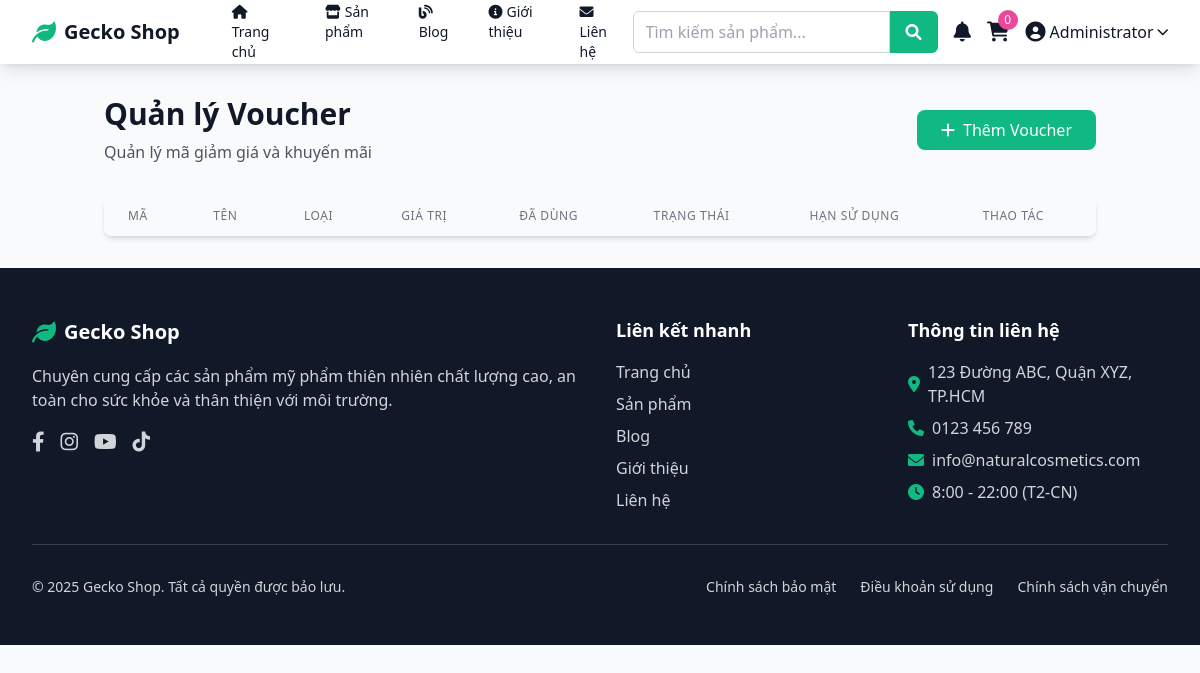
The page /admin/vouchers.php (signed in) on the database as committed earlier.
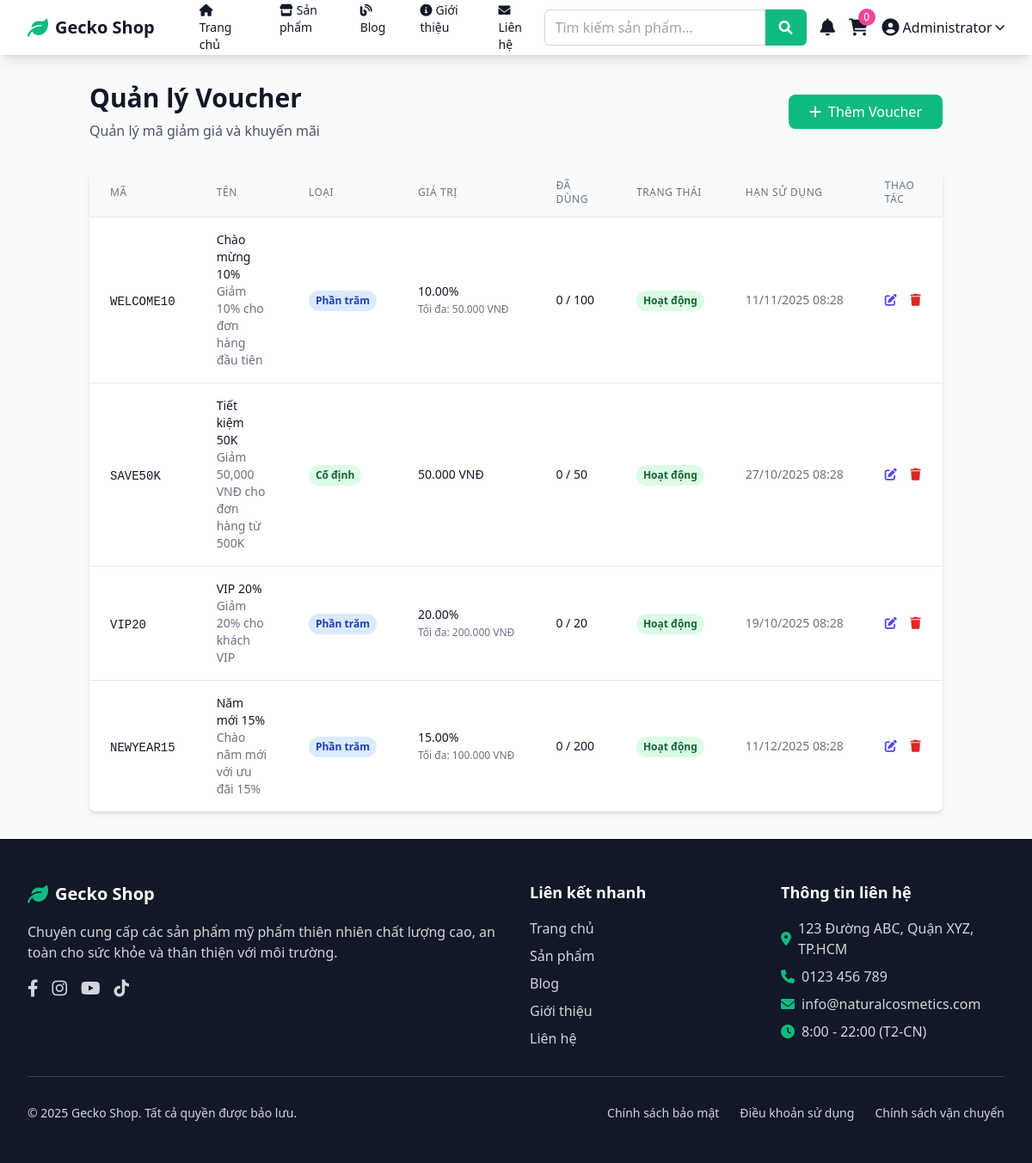
The same page on the database as committed later.
### tables this page shows
CREATE TABLE vouchers (
    id INT PRIMARY KEY AUTO_INCREMENT,
    code VARCHAR(50) UNIQUE NOT NULL,
    name VARCHAR(200) NOT NULL,
    description TEXT,
    type ENUM('percentage', 'fixed') NOT NULL,
    value DECIMAL(10,2) NOT NULL,
    min_order_amount DECIMAL(10,2) DEFAULT 0,
    max_discount DECIMAL(10,2) NULL,
    usage_limit INT NULL,
    used_count INT DEFAULT 0,
    is_active BOOLEAN DEFAULT TRUE,
    starts_at TIMESTAMP NULL,
    expires_at TIMESTAMP NULL,
    created_at TIMESTAMP DEFAULT CURRENT_TIMESTAMP,
    updated_at TIMESTAMP DEFAULT CURRENT_TIMESTAMP ON UPDATE CURRENT_TIMESTAMP
);

### config/database.php (called while the page is built, shortened)
<?php
function isLoggedIn() {
    return isset($_SESSION['user_id']);
}
function formatPrice($price) {
    return number_format($price, 0, ',', '.') . ' VNĐ';
}
?>

### admin/vouchers.php (the view, shortened to what this page needs)
<?php
require_once '../config/database.php';
$vouchers = $pdo->query("
    SELECT v.*,
           COUNT(vu.id) as total_used,
           (v.used_count - COUNT(vu.id)) as remaining_usage
    FROM vouchers v
    LEFT JOIN voucher_usage vu ON v.id = vu.voucher_id
    GROUP BY v.id
    ORDER BY v.created_at DESC
")->fetchAll();
include '../includes/header.php';
?>
<div class="container mx-auto px-4 py-8">
    <div class="flex justify-between items-center mb-8">
        <div>
            <h1 class="text-3xl font-bold text-gray-900">Quản lý Voucher</h1>
            <p class="text-gray-600 mt-2">Quản lý mã giảm giá và khuyến mãi</p>
        </div>
        <button onclick="openAddModal()"
                class="bg-primary text-white px-6 py-2 rounded-lg hover:bg-primary-dark transition-colors">
            <i class="fas fa-plus mr-2"></i>Thêm Voucher
        </button>
    </div>
    <div class="bg-white rounded-lg shadow-md overflow-hidden">
        <div class="overflow-x-auto">
            <table class="min-w-full divide-y divide-gray-200">
                <thead class="bg-gray-50">
                    <tr>
                        <th class="px-6 py-3 text-left text-xs font-medium text-gray-500 uppercase tracking-wider">Mã</th>
                        <th class="px-6 py-3 text-left text-xs font-medium text-gray-500 uppercase tracking-wider">Tên</th>
                        <th class="px-6 py-3 text-left text-xs font-medium text-gray-500 uppercase tracking-wider">Loại</th>
                        <th class="px-6 py-3 text-left text-xs font-medium text-gray-500 uppercase tracking-wider">Giá trị</th>
                        <th class="px-6 py-3 text-left text-xs font-medium text-gray-500 uppercase tracking-wider">Đã dùng</th>
                        <th class="px-6 py-3 text-left text-xs font-medium text-gray-500 uppercase tracking-wider">Trạng thái</th>
                        <th class="px-6 py-3 text-left text-xs font-medium text-gray-500 uppercase tracking-wider">Hạn sử dụng</th>
                        <th class="px-6 py-3 text-left text-xs font-medium text-gray-500 uppercase tracking-wider">Thao tác</th>
                    </tr>
                </thead>
                <tbody class="bg-white divide-y divide-gray-200">
                    <?php foreach ($vouchers as $voucher): ?>
                    <tr>
                        <td class="px-6 py-4 whitespace-nowrap">
                            <span class="font-mono text-sm font-medium text-gray-900"><?php echo htmlspecialchars($voucher['code']); ?></span>
                        </td>
                        <td class="px-6 py-4">
                            <div class="text-sm font-medium text-gray-900"><?php echo htmlspecialchars($voucher['name']); ?></div>
                            <?php if ($voucher['description']): ?>
                            <div class="text-sm text-gray-500"><?php echo htmlspecialchars($voucher['description']); ?></div>
                            <?php endif; ?>
                        </td>
                        <td class="px-6 py-4 whitespace-nowrap">
                            <span class="inline-flex px-2 py-1 text-xs font-semibold rounded-full
                                <?php echo $voucher['type'] == 'percentage' ? 'bg-blue-100 text-blue-800' : 'bg-green-100 text-green-800'; ?>">
                                <?php echo $voucher['type'] == 'percentage' ? 'Phần trăm' : 'Cố định'; ?>
                            </span>
                        </td>
                        <td class="px-6 py-4 whitespace-nowrap text-sm text-gray-900">
                            <?php if ($voucher['type'] == 'percentage'): ?>
                                <?php echo $voucher['value']; ?>%
                                <?php if ($voucher['max_discount']): ?>
                                    <br><span class="text-xs text-gray-500">Tối đa: <?php echo formatPrice($voucher['max_discount']); ?></span>
                                <?php endif; ?>
                            <?php else: ?>
                                <?php echo formatPrice($voucher['value']); ?>
                            <?php endif; ?>
                        </td>
                        <td class="px-6 py-4 whitespace-nowrap text-sm text-gray-900">
                            <?php echo $voucher['total_used']; ?>
                            <?php if ($voucher['usage_limit']): ?>
                                / <?php echo $voucher['usage_limit']; ?>
                            <?php endif; ?>
                        </td>
                        <td class="px-6 py-4 whitespace-nowrap">
                            <form method="POST" class="inline">
                                <button type="submit" class="inline-flex px-2 py-1 text-xs font-semibold rounded-full
                                    <?php echo $voucher['is_active'] ? 'bg-green-100 text-green-800' : 'bg-red-100 text-red-800'; ?>">
                                    <?php echo $voucher['is_active'] ? 'Hoạt động' : 'Tạm dừng'; ?>
                                </button>
                            </form>
                        </td>
                        <td class="px-6 py-4 whitespace-nowrap text-sm text-gray-500">
                            <?php if ($voucher['expires_at']): ?>
                                <?php echo date('d/m/Y H:i', strtotime($voucher['expires_at'])); ?>
                            <?php else: ?>
                                Không giới hạn
                            <?php endif; ?>
                        </td>
                        <td class="px-6 py-4 whitespace-nowrap text-sm font-medium">
                            <button class="text-indigo-600 hover:text-indigo-900 mr-3 edit-btn"
                                    data-voucher='<?php echo json_encode($voucher, JSON_HEX_APOS | JSON_HEX_QUOT); ?>'>
                                <i class="fas fa-edit"></i>
                            </button>
                            <button onclick="deleteVoucher(<?php echo $voucher['id']; ?>)"
                                    class="text-red-600 hover:text-red-900">
                                <i class="fas fa-trash"></i>
                            </button>
                        </td>
                    </tr>
                    <?php endforeach; ?>
                </tbody>
            </table>
        </div>
    </div>
</div>
<?php include '../includes/footer.php'; ?>

### includes/header.php (shortened to what this page needs)
<?php require_once __DIR__ . '/../config/database.php'; ?>
<!DOCTYPE html>
<html lang="vi">
<head>
    <script src="https://cdn.tailwindcss.com"></script>
    <link rel="stylesheet" href="https://cdnjs.cloudflare.com/ajax/libs/font-awesome/6.0.0/css/all.min.css">
</head>
<body class="bg-gray-50">
    <nav class="bg-white shadow-lg sticky top-0 z-50">
        <div class="max-w-7xl mx-auto px-4 sm:px-6 lg:px-8">
            <div class="flex justify-between items-center h-16">
                <div class="flex-shrink-0">
                    <a href="index.php" class="flex items-center">
                        <i class="fas fa-leaf text-primary text-2xl mr-2"></i>
                        <span class="text-xl font-bold text-gray-900"><?php echo SITE_NAME; ?></span>
                    </a>
                </div>
                <div class="hidden md:block">
                    <div class="ml-10 flex items-baseline space-x-4">
                        <a href="index.php" class="text-gray-900 hover:text-primary px-3 py-2 rounded-md text-sm font-medium transition-colors">
                            <i class="fas fa-home mr-1"></i>Trang chủ
                        </a>
                        <a href="products.php" class="text-gray-900 hover:text-primary px-3 py-2 rounded-md text-sm font-medium transition-colors">
                            <i class="fas fa-store mr-1"></i>Sản phẩm
                        </a>
                        <a href="blog.php" class="text-gray-900 hover:text-primary px-3 py-2 rounded-md text-sm font-medium transition-colors">
                            <i class="fas fa-blog mr-1"></i>Blog
                        </a>
                        <a href="about.php" class="text-gray-900 hover:text-primary px-3 py-2 rounded-md text-sm font-medium transition-colors">
                            <i class="fas fa-info-circle mr-1"></i>Giới thiệu
                        </a>
                        <a href="contact.php" class="text-gray-900 hover:text-primary px-3 py-2 rounded-md text-sm font-medium transition-colors">
                            <i class="fas fa-envelope mr-1"></i>Liên hệ
                        </a>
                    </div>
                </div>
                <div class="flex items-center space-x-4">
                    <div class="hidden md:block">
                        <form action="search.php" method="GET" class="flex">
                            <input type="text" name="q" placeholder="Tìm kiếm sản phẩm..."
                                   class="px-3 py-2 border border-gray-300 rounded-l-md focus:outline-none focus:ring-2 focus:ring-primary focus:border-transparent">
                            <button type="submit" class="px-4 py-2 bg-primary text-white rounded-r-md hover:bg-green-600 transition-colors">
                                <i class="fas fa-search"></i>
                            </button>
                        </form>
                    </div>
                    <?php if (isLoggedIn()): ?>
                        <div class="relative">
                            <button id="notification-button" class="relative text-gray-900 hover:text-primary transition-colors">
                                <i class="fas fa-bell text-xl"></i>
                            </button>
                        </div>
                    <?php endif; ?>
                    <a href="cart.php" class="relative text-gray-900 hover:text-primary transition-colors">
                        <i class="fas fa-shopping-cart text-xl"></i>
                        <span class="absolute -top-2 -right-2 bg-accent text-white text-xs rounded-full h-5 w-5 flex items-center justify-center" id="cart-count">0</span>
                    </a>
                    <?php if (isLoggedIn()): ?>
                        <div class="relative">
                            <button id="user-menu-button" aria-haspopup="true" aria-expanded="false" type="button" class="flex items-center text-gray-900 hover:text-primary transition-colors focus:outline-none">
                                <i class="fas fa-user-circle text-xl mr-1"></i>
                                <span class="hidden md:block"><?php echo htmlspecialchars($_SESSION['user_name']); ?></span>
                                <i class="fas fa-chevron-down ml-1 text-xs"></i>
                            </button>
                        </div>
                    <?php else: ?>
                        <a href="login.php" class="text-gray-900 hover:text-primary transition-colors">
                            <i class="fas fa-sign-in-alt mr-1"></i>Đăng nhập
                        </a>
                    <?php endif; ?>
                </div>
            </div>
        </div>
    </nav>

### includes/footer.php (shortened to what this page needs)
    <footer class="bg-gray-900 text-white">
        <div class="max-w-7xl mx-auto px-4 sm:px-6 lg:px-8 py-12">
            <div class="grid grid-cols-1 md:grid-cols-4 gap-8">
                <div class="col-span-1 md:col-span-2">
                    <div class="flex items-center mb-4">
                        <i class="fas fa-leaf text-primary text-2xl mr-2"></i>
                        <span class="text-xl font-bold"><?php echo SITE_NAME; ?></span>
                    </div>
                    <p class="text-gray-300 mb-4">
                        Chuyên cung cấp các sản phẩm mỹ phẩm thiên nhiên chất lượng cao,
                        an toàn cho sức khỏe và thân thiện với môi trường.
                    </p>
                    <div class="flex space-x-4">
                        <a href="#" class="text-gray-300 hover:text-primary transition-colors">
                            <i class="fab fa-facebook-f text-xl"></i>
                        </a>
                        <a href="#" class="text-gray-300 hover:text-primary transition-colors">
                            <i class="fab fa-instagram text-xl"></i>
                        </a>
                        <a href="#" class="text-gray-300 hover:text-primary transition-colors">
                            <i class="fab fa-youtube text-xl"></i>
                        </a>
                        <a href="#" class="text-gray-300 hover:text-primary transition-colors">
                            <i class="fab fa-tiktok text-xl"></i>
                        </a>
                    </div>
                </div>
                <div>
                    <h3 class="text-lg font-semibold mb-4">Liên kết nhanh</h3>
                    <ul class="space-y-2">
                        <li><a href="index.php" class="text-gray-300 hover:text-primary transition-colors">Trang chủ</a></li>
                        <li><a href="products.php" class="text-gray-300 hover:text-primary transition-colors">Sản phẩm</a></li>
                        <li><a href="blog.php" class="text-gray-300 hover:text-primary transition-colors">Blog</a></li>
                        <li><a href="about.php" class="text-gray-300 hover:text-primary transition-colors">Giới thiệu</a></li>
                        <li><a href="contact.php" class="text-gray-300 hover:text-primary transition-colors">Liên hệ</a></li>
                    </ul>
                </div>
                <div>
                    <h3 class="text-lg font-semibold mb-4">Thông tin liên hệ</h3>
                    <div class="space-y-2">
                        <div class="flex items-center">
                            <i class="fas fa-map-marker-alt text-primary mr-2"></i>
                            <span class="text-gray-300">123 Đường ABC, Quận XYZ, TP.HCM</span>
                        </div>
                        <div class="flex items-center">
                            <i class="fas fa-phone text-primary mr-2"></i>
                            <span class="text-gray-300">0123 456 789</span>
                        </div>
                        <div class="flex items-center">
                            <i class="fas fa-envelope text-primary mr-2"></i>
                            <span class="text-gray-300">info@naturalcosmetics.com</span>
                        </div>
                        <div class="flex items-center">
                            <i class="fas fa-clock text-primary mr-2"></i>
                            <span class="text-gray-300">8:00 - 22:00 (T2-CN)</span>
                        </div>
                    </div>
                </div>
            </div>
            <div class="border-t border-gray-700 mt-8 pt-8">
                <div class="flex flex-col md:flex-row justify-between items-center">
                    <p class="text-gray-300 text-sm">
                        © <?php echo date('Y'); ?> <?php echo SITE_NAME; ?>. Tất cả quyền được bảo lưu.
                    </p>
                    <div class="flex space-x-6 mt-4 md:mt-0">
                        <a href="privacy.php" class="text-gray-300 hover:text-primary text-sm transition-colors">Chính sách bảo mật</a>
                        <a href="terms.php" class="text-gray-300 hover:text-primary text-sm transition-colors">Điều khoản sử dụng</a>
                        <a href="shipping.php" class="text-gray-300 hover:text-primary text-sm transition-colors">Chính sách vận chuyển</a>
                    </div>
                </div>
            </div>
        </div>
    </footer>
</body>
</html>

Rows that differ between the two databases and show on the page:
added vouchers: code "WELCOME10", name "Chào mừng 10%", description "Giảm 10% cho đơn hàng đầu tiên", type "Phần trăm", value "10.00", max_discount "50.000 VNĐ", total_used "0", usage_limit "100", is_active "Hoạt động", expires_at "11/11/2025 08:28"
added vouchers: code "SAVE50K", name "Tiết kiệm 50K", description "Giảm 50,000 VNĐ cho đơn hàng từ 500K", type "Cố định", value "50.000 VNĐ", total_used "0", usage_limit "50", is_active "Hoạt động", expires_at "27/10/2025 08:28"
added vouchers: code "VIP20", name "VIP 20%", description "Giảm 20% cho khách VIP", type "Phần trăm", value "20.00", max_discount "200.000 VNĐ", total_used "0", usage_limit "20", is_active "Hoạt động", expires_at "19/10/2025 08:28"
added vouchers: code "NEWYEAR15", name "Năm mới 15%", description "Chào năm mới với ưu đãi 15%", type "Phần trăm", value "15.00", max_discount "100.000 VNĐ", total_used "0", usage_limit "200", is_active "Hoạt động", expires_at "11/12/2025 08:28"
